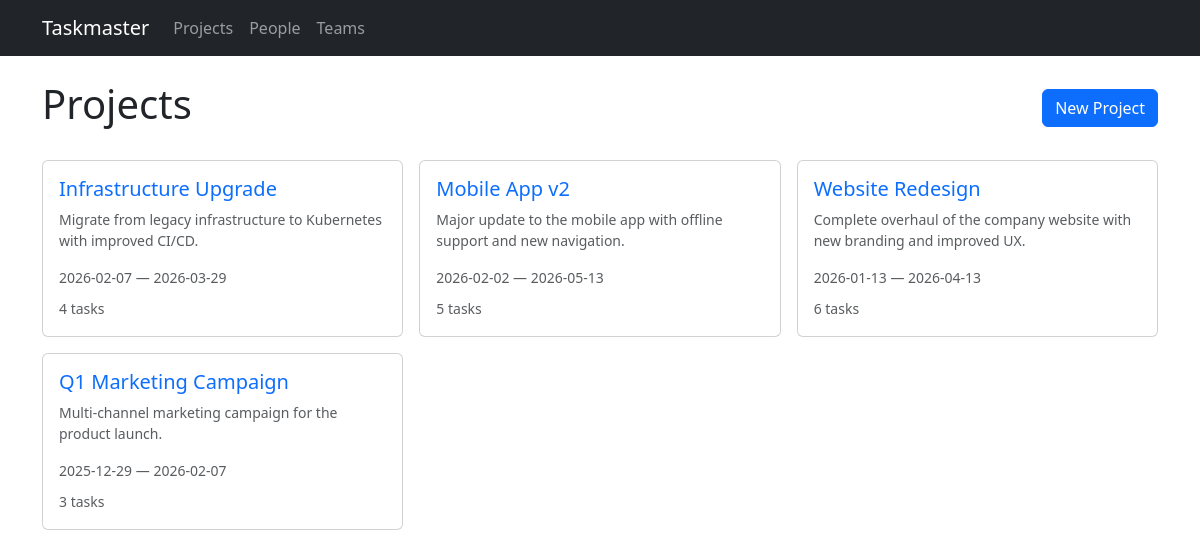
The app's page /projects with its own data.
### models.py (models this page shows)
class Project(db.Model):
    id = db.Column(db.Integer, primary_key=True)
    name = db.Column(db.String(200), nullable=False)
    description = db.Column(db.Text)
    start_date = db.Column(db.Date)
    end_date = db.Column(db.Date)
    status = db.Column(db.String(20), default='active')  # active, completed, on_hold
    tasks = db.relationship('Task', backref='project', lazy=True, cascade='all, delete-orphan')

### routes/projects.py (the view)
@bp.route('/projects')
def list_projects():
    projects = Project.query.order_by(Project.start_date.desc()).all()
    return render_template('projects/list.html', projects=projects)

### templates/projects/list.html (shortened to what this page needs)
{% extends "base.html" %}
{% block content %}
<div class="d-flex justify-content-between align-items-center mb-4">
    <h1>Projects</h1>
    <a href="{{ url_for('projects.new_project') }}" class="btn btn-primary">New Project</a>
</div>
{% if projects %}
<div class="row g-3">
    {% for project in projects %}
    <div class="col-md-6 col-lg-4">
        <div class="card card-hover h-100">
            <div class="card-body">
                <div class="d-flex justify-content-between align-items-start mb-2">
                    <h5 class="card-title mb-0">
                        <a href="{{ url_for('projects.detail', id=project.id) }}" class="text-decoration-none">
                            {{ project.name }}
                        </a>
                    </h5>
                    <span class="badge badge-{{ project.status }}">{{ project.status | replace('_', ' ') | title }}</span>
                </div>
                {% if project.description %}
                <p class="card-text text-muted small">{{ project.description[:120] }}{% if project.description|length > 120 %}...{% endif %}</p>
                {% endif %}
                <div class="small text-muted">
                    {% if project.start_date %}{{ project.start_date }}{% endif %}
                    {% if project.start_date and project.end_date %} &mdash; {% endif %}
                    {% if project.end_date %}{{ project.end_date }}{% endif %}
                </div>
                <div class="mt-2">
                    <span class="text-muted small">{{ project.tasks|length }} tasks</span>
                </div>
            </div>
        </div>
    </div>
    {% endfor %}
</div>
{% else %}
<div class="text-center py-5">
    <p class="text-muted">No projects yet.</p>
    <a href="{{ url_for('projects.new_project') }}" class="btn btn-primary">Create your first project</a>
</div>
{% endif %}
{% endblock %}

### records on screen
Project: name "Infrastructure Upgrade", description "Migrate from legacy infrastructure to Kubernetes with improved CI/CD.", start_date "2026-02-07", end_date "2026-03-29", tasks|length "4"
Project: name "Mobile App v2", description "Major update to the mobile app with offline support and new navigation.", start_date "2026-02-02", end_date "2026-05-13", tasks|length "5"
Project: name "Website Redesign", description "Complete overhaul of the company website with new branding and improved UX.", start_date "2026-01-13", end_date "2026-04-13", tasks|length "6"
Project: name "Q1 Marketing Campaign", description "Multi-channel marketing campaign for the product launch.", start_date "2025-12-29", end_date "2026-02-07", tasks|length "3"
